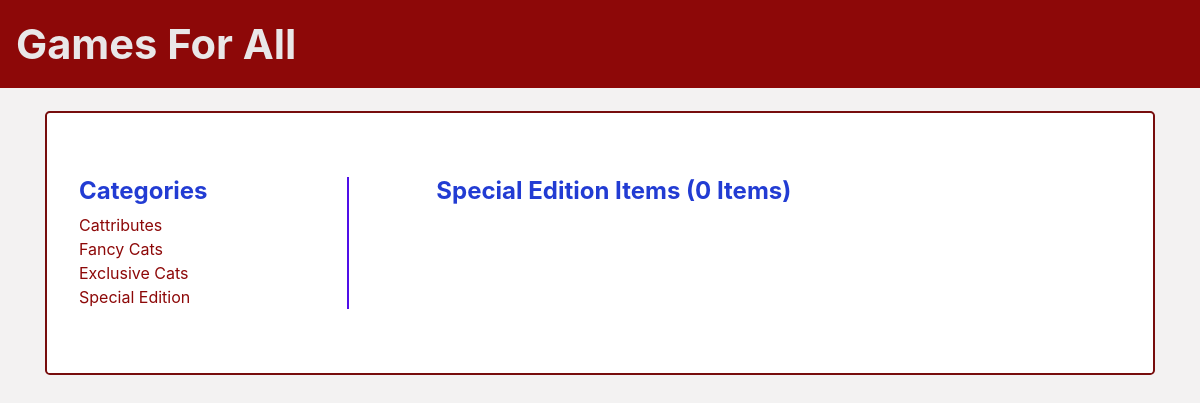
The page /catalog/Special Edition/items/ on the database its author committed.
### db_setup.py (models this page shows, shortened)
class Category(Base):
    __tablename__ = 'category'
    id = Column(Integer, primary_key=True)
    name = Column(String(250), nullable=False)
    user_id = Column(Integer, ForeignKey('user.id'))
    user = relationship(User)

### project.py (the view)
@app.route('/catalog/<string:category_name>/items/')
def showItems(category_name):
    categories = session.query(Category).all()
    category = session.query(Category).filter_by(name=category_name).first()
    items = session.query(Item).filter_by(category=category)
    return render_template('category.html',
                           categories=categories, category=category,
                           items=items)

### templates/category.html (shortened to what this page needs)
{% include 'top.html' %}
         <main role="main" class="container">
            <div class="jumbotron">
                <div class="row">
                    <div class="col-3">
                        <h1 class="subtitle">Categories</h1>
                        <ul>
                            {% for c in categories %}
                                <li><a class="list" href="{{url_for('showItems', category_name = c.name)}}">{{c.name}}</a></li>
                            {% endfor %}
                        </ul>
                    </div>
                    <div class="col-1">
                        <div class="horizontal-divider"></div>
                    </div>
                    <div class="col-8">
                        <h1 class="subtitle">{{category.name}} Items ({{items.count()}} Items)
                        </h1>
                    </div>
                </div>
            </div>
        </main>
    </body>
</html>

### static/main.css (style rules this page uses)
body { background-color: rgb(243, 242, 242); }
h1 { font-weight: bold; font-size: 1.5em; }
.list { color: #8d0808; }
ul { list-style-type: none; margin: 0; padding: 0; color: #8d0808; }
.jumbotron { margin-top: 2%; background-color: #ffffff; border: 2px solid #770d0d; }
.horizontal-divider { border-left: 2px solid #500fe8; height: 100%; position: absolute; }
.subtitle { color: #223cd3; }
a:link, a:visited, a:active, a:hover { color: #8d0808; }

### rows shown on the page
Category: name "Cattributes"
Category: name "Fancy Cats"
Category: name "Exclusive Cats"
Category: name "Special Edition"

### other values the page prints
{{ items.count() }} "0"
